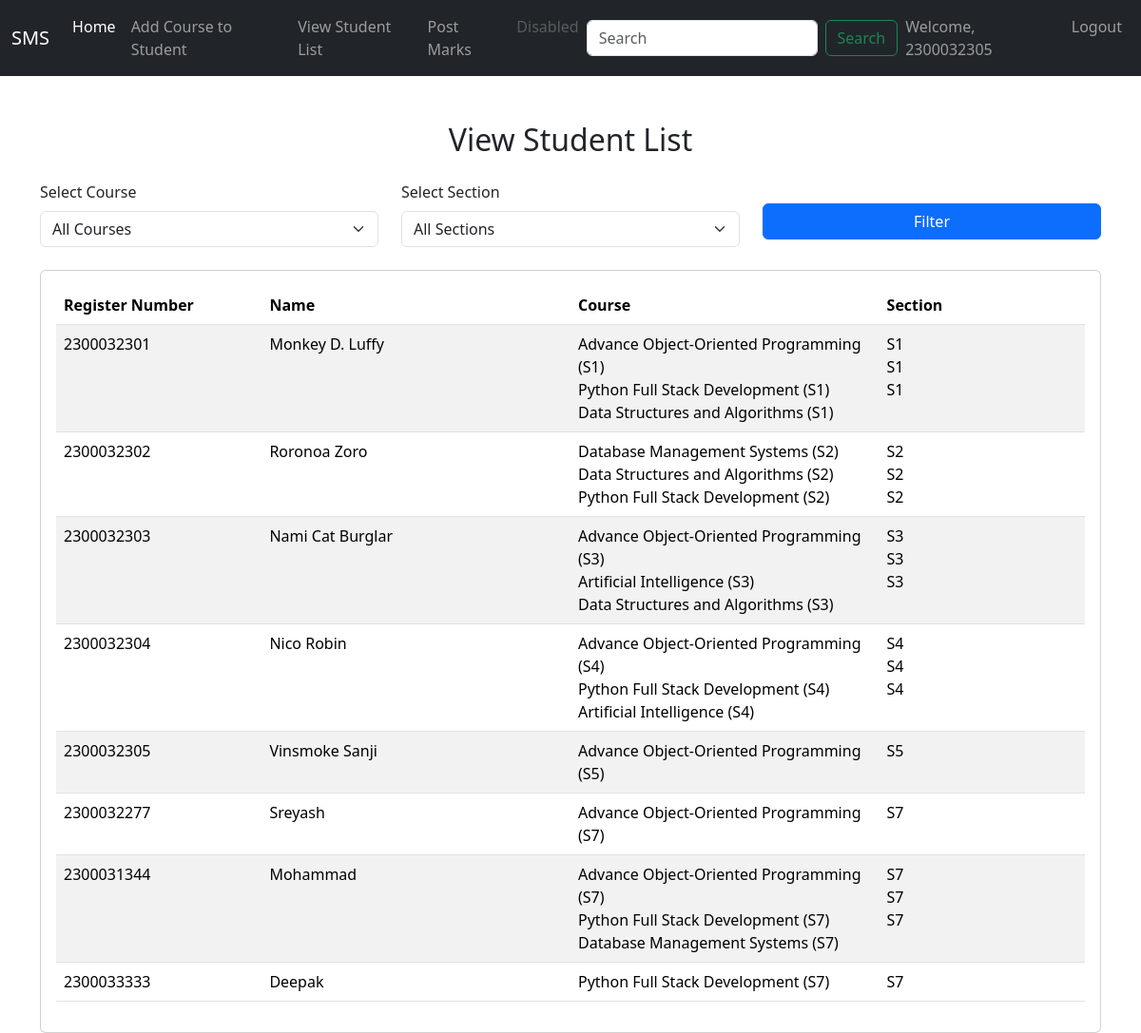
The page /facultyapp/view_student_list/ (signed in) on the database its author committed.
### adminapp/models.py (models this page shows, shortened)
class StudentList(models.Model):
    Register_Number = models.CharField(max_length=15, unique=True)
    Name = models.CharField(max_length=50)
    user = models.OneToOneField(User, on_delete=models.CASCADE, null=True)

### facultyapp/models.py (models this page shows, shortened)
class AddCourse(models.Model):
    COURSE_CHOICES = [
        ('AOOP', 'Advance Object-Oriented Programming'),
        ('PFSD', 'Python Full Stack Development'),
        ('DBMS', 'Database Management Systems'),
        ('DSA', 'Data Structures and Algorithms'),
        ('AI', 'Artificial Intelligence'),
    ]
    SECTION_CHOICES = [
        ('S1', 'Section S1'),
        ('S2', 'Section S2'),
        ('S3', 'Section S3'),
        ('S4', 'Section S4'),
        ('S5', 'Section S5'),
        ('S6', 'Section S6'),
        ('S7', 'Section S7'),
        ('S8', 'Section S8'),
        ('S9', 'Section S9'),
    ]
    student = models.ForeignKey(StudentList, on_delete=models.CASCADE)
    course = models.CharField(max_length=50, choices=COURSE_CHOICES)
    section = models.CharField(max_length=5, choices=SECTION_CHOICES)

### facultyapp/views.py (the view)
# urls.py: path('view_student_list/',views.view_student_list, name='view_student_list'),
def view_student_list(request):
    course = request.GET.get('course')
    section = request.GET.get('section')
    student_courses = AddCourse.objects.all()
    if course:
        student_courses = student_courses.filter(course=course)
    if section:
        student_courses = student_courses.filter(section=section)
    students = StudentList.objects.filter(id__in=student_courses.values('student_id'))
    course_choices = AddCourse.COURSE_CHOICES
    section_choices = AddCourse.SECTION_CHOICES
    context = {
        'students': students,
        'course_choices': course_choices,
        'section_choices': section_choices,
        'selected_course': course,
        'selected_section': section,
    }
    return render(request, 'facultyapp/view_student_list.html', context)

### templates/facultyapp/view_student_list.html (shortened to what this page needs)
{% extends 'Navbar/FacultyNavbar.html' %}
{% load static %}
{% block body %}
    <div class="container mt-5">
        <h2 class="text-center mb-4">View Student List</h2>
        <form method="get" class="mb-4">
            <div class="row">
                <div class="col-md-4">
                    <label for="course" class="form-label">Select Course</label>
                    <select name="course" id="course" class="form-select">
                        <option value="">All Courses</option>
                    </select>
                </div>
                <div class="col-md-4">
                    <label for="section" class="form-label">Select Section</label>
                    <select name="section" id="section" class="form-select">
                        <option value="">All Sections</option>
                    </select>
                </div>
                <div class="col-md-4 mt-4">
                    <button type="submit" class="btn btn-primary w-100">Filter</button>
                </div>
            </div>
        </form>
        <div class="card">
            <div class="card-body">
                <table class="table table-striped">
                    <thead>
                        <tr>
                            <th style="width: 20%;">Register Number</th>
                            <th style="width: 30%;">Name</th>
                            <th style="width: 30%;">Course</th>
                            <th style="width: 20%;">Section</th>
                        </tr>
                    </thead>
                    <tbody>
                        {% if students %}
                            {% for student in students %}
                                <tr>
                                    <td>{{ student.Register_Number }}</td>
                                    <td>{{ student.Name }}</td>
                                    <td>
                                        {% for addcourse in student.addcourse_set.all %}
                                            {% with course_code=addcourse.course %}
                                                {% for value, label in course_choices %}
                                                    {% if value == course_code %}
                                                        {{ label }} ({{ addcourse.section }})<br>
                                                    {% endif %}
                                                {% endfor %}
                                            {% endwith %}
                                        {% endfor %}
                                    </td>
                                    <td>
                                        {% if student.addcourse_set.all %}
                                            {% for addcourse in student.addcourse_set.all %}
                                                {{ addcourse.section }}<br>
                                            {% endfor %}
                                        {% else %}
                                            No section available
                                        {% endif %}
                                    </td>
                                </tr>
                            {% endfor %}
                        {% else %}
                            <tr>
                                <td colspan="4" class="text-center">No students found.</td>
                            </tr>
                        {% endif %}
                    </tbody>
                </table>
            </div>
        </div>
    </div>
{% endblock %}

### templates/Navbar/FacultyNavbar.html (shortened to what this page needs)
<!DOCTYPE html>
<html lang="en">
<head>
    <link href="https://cdn.jsdelivr.net/npm/bootstrap@5.3.3/dist/css/bootstrap.min.css" rel="stylesheet">
</head>
<body>
<nav class="navbar navbar-expand-lg navbar-dark bg-dark">
  <div class="container-fluid">
    <a class="navbar-brand" href="{% url 'projecthomepage' %}">SMS</a>
    <div class="collapse navbar-collapse" id="navbarSupportedContent">
      <ul class="navbar-nav me-auto mb-2 mb-lg-0">
        <li class="nav-item">
          <a class="nav-link active" aria-current="page" href="{% url 'facultyapp:FacultyHomePage' %}">Home</a>
        </li>
        <li class="nav-item">
          <a class="nav-link" href="{% url 'facultyapp:add_course' %}">Add Course to Student</a>
        </li>
        <li class="nav-item">
          <a class="nav-link" href="{% url 'facultyapp:view_student_list' %}">View Student List</a>
        </li>
        <li class="nav-item">
          <a class="nav-link" href="{% url 'facultyapp:post_marks' %}">Post Marks</a>
        </li>
        <li class="nav-item">
          <a class="nav-link disabled" aria-disabled="true">Disabled</a>
        </li>
      </ul>
      <form class="d-flex" role="search">
        <input class="form-control me-2" type="search" placeholder="Search" aria-label="Search">
        <button class="btn btn-outline-success" type="submit">Search</button>
      </form>
    </div>
    <ul class="navbar-nav ms-auto">
      <li>
        {% if user.is_authenticated %}
          <li class="nav-item">
            <span class="nav-link">Welcome, {{ user.username }}</span>
          </li>
          <li class="nav-item">
            <a class="nav-link" href="{% url 'logout' %}">Logout</a>
          </li>
        {% endif %}
      </li>
    </ul>
  </div>
</nav>
{% block body %}
{% endblock %}
</body>
</html>

### rows shown on the page
StudentList: Register_Number "2300032301", Name "Monkey D. Luffy"
AddCourse: course_choices "Advance Object-Oriented Programming", section "S1", section "S1"
AddCourse: course_choices "Python Full Stack Development", section "S1", section "S1"
AddCourse: course_choices "Data Structures and Algorithms", section "S1", section "S1"
StudentList: Register_Number "2300032302", Name "Roronoa Zoro"
AddCourse: course_choices "Database Management Systems", section "S2", section "S2"
AddCourse: course_choices "Data Structures and Algorithms", section "S2", section "S2"
AddCourse: course_choices "Python Full Stack Development", section "S2", section "S2"
StudentList: Register_Number "2300032303", Name "Nami Cat Burglar"
AddCourse: course_choices "Advance Object-Oriented Programming", section "S3", section "S3"
AddCourse: course_choices "Artificial Intelligence", section "S3", section "S3"
AddCourse: course_choices "Data Structures and Algorithms", section "S3", section "S3"
StudentList: Register_Number "2300032304", Name "Nico Robin"
AddCourse: course_choices "Advance Object-Oriented Programming", section "S4", section "S4"
AddCourse: course_choices "Python Full Stack Development", section "S4", section "S4"
AddCourse: course_choices "Artificial Intelligence", section "S4", section "S4"
StudentList: Register_Number "2300032305", Name "Vinsmoke Sanji"
AddCourse: course_choices "Advance Object-Oriented Programming", section "S5", section "S5"
StudentList: Register_Number "2300032277", Name "Sreyash"
AddCourse: course_choices "Advance Object-Oriented Programming", section "S7", section "S7"
StudentList: Register_Number "2300031344", Name "Mohammad"
AddCourse: course_choices "Advance Object-Oriented Programming", section "S7", section "S7"
AddCourse: course_choices "Python Full Stack Development", section "S7", section "S7"
AddCourse: course_choices "Database Management Systems", section "S7", section "S7"
StudentList: Register_Number "2300033333", Name "Deepak"
AddCourse: course_choices "Python Full Stack Development", section "S7", section "S7"

### other values the page prints
{{ user.username }} "2300032305"
